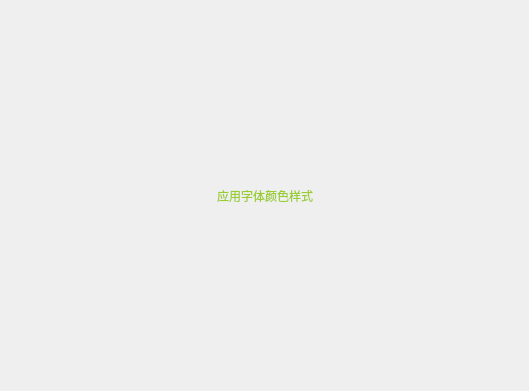
<?xml version="1.0" encoding="UTF-8"?>
<ui version="4.0">
 <class>Widget</class>
 <widget class="QWidget" name="Widget">
  <property name="geometry">
   <rect>
    <x>0</x>
    <y>0</y>
    <width>529</width>
    <height>391</height>
   </rect>
  </property>
  <property name="windowTitle">
   <string>Widget</string>
  </property>
  <layout class="QHBoxLayout" name="horizontalLayout_2">
   <item>
    <layout class="QVBoxLayout" name="verticalLayout">
     <item>
      <layout class="QHBoxLayout" name="horizontalLayout">
       <item>
        <spacer name="horizontalSpacer">
         <property name="orientation">
          <enum>Qt::Horizontal</enum>
         </property>
         <property name="sizeHint" stdset="0">
          <size>
           <width>40</width>
           <height>20</height>
          </size>
         </property>
        </spacer>
       </item>
       <item>
        <widget class="QLabel" name="label">
         <property name="styleSheet">
          <string notr="true">color: yellowgreen;</string>
         </property>
         <property name="text">
          <string>应用字体颜色样式</string>
         </property>
        </widget>
       </item>
       <item>
        <spacer name="horizontalSpacer_2">
         <property name="orientation">
          <enum>Qt::Horizontal</enum>
         </property>
         <property name="sizeHint" stdset="0">
          <size>
           <width>40</width>
           <height>20</height>
          </size>
         </property>
        </spacer>
       </item>
      </layout>
     </item>
    </layout>
   </item>
  </layout>
 </widget>
 <resources/>
 <connections/>
</ui>
